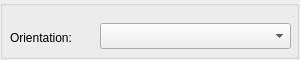
<?xml version="1.0" encoding="UTF-8"?>
<ui version="4.0">
 <class>ScrollControlPropertyGridWidget</class>
 <widget class="QWidget" name="ScrollControlPropertyGridWidget">
  <property name="geometry">
   <rect>
    <x>0</x>
    <y>0</y>
    <width>300</width>
    <height>60</height>
   </rect>
  </property>
  <property name="minimumSize">
   <size>
    <width>300</width>
    <height>60</height>
   </size>
  </property>
  <property name="windowTitle">
   <string>Form</string>
  </property>
  <widget class="QGroupBox" name="groupBox">
   <property name="geometry">
    <rect>
     <x>0</x>
     <y>0</y>
     <width>299</width>
     <height>59</height>
    </rect>
   </property>
   <property name="minimumSize">
    <size>
     <width>299</width>
     <height>59</height>
    </size>
   </property>
   <property name="title">
    <string/>
   </property>
   <widget class="QLabel" name="scrollLabel">
    <property name="geometry">
     <rect>
      <x>10</x>
      <y>30</y>
      <width>81</width>
      <height>16</height>
     </rect>
    </property>
    <property name="text">
     <string>Orientation:</string>
    </property>
   </widget>
   <widget class="QComboBox" name="orientationComboBox">
    <property name="geometry">
     <rect>
      <x>100</x>
      <y>23</y>
      <width>191</width>
      <height>26</height>
     </rect>
    </property>
   </widget>
  </widget>
 </widget>
 <resources/>
 <connections/>
</ui>
